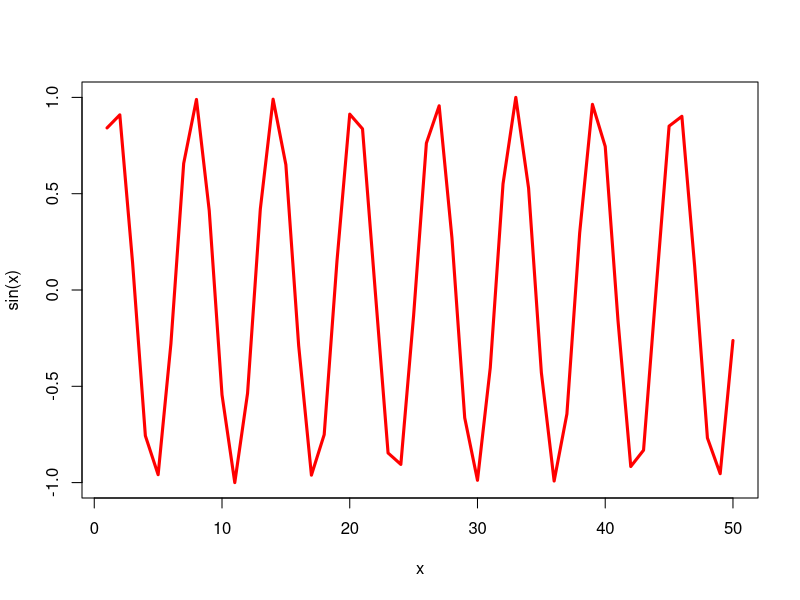

Here is the R script that generated this plot:
#' ---
#' title: "Class 4: Intro to R"
#' author: "Samarah Zaman (PID:A17411141)"
#' date: "04/09/2026"
#' ---
#This is just a text file
x <- 1: 50
plot(x, sin(x), type="l", col="red", lwd=3)
